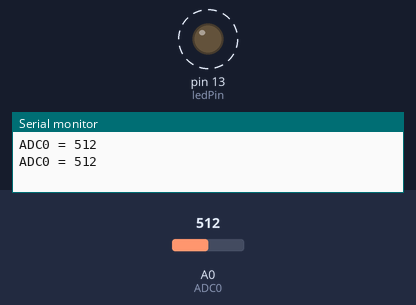
Bench run of a sketch on a simulated Arduino Uno, built with avr-gcc and run on an emulated ATmega328P. Parts: output pins drawn as LEDs (lit = HIGH), the last lines printed to the serial monitor. Dashed ring = blinking. Inputs (shaded band) come from the test bench; at power-on: A0 (ADC0) = 512.

Above: at 1.8 s.
1.9 s: A0 (ADC0) set to 306
At 2.2 s:
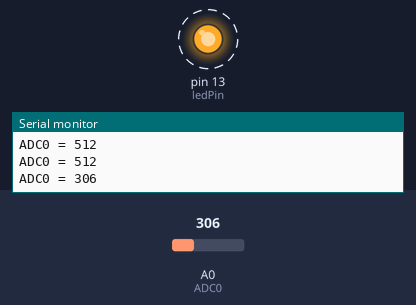
5.4 s: A0 (ADC0) set to 0
At 6.3 s:
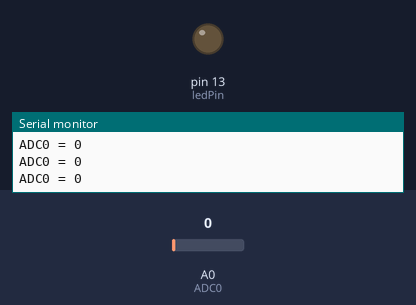
9.5 s: A0 (ADC0) set to 122
At 9.82 s:
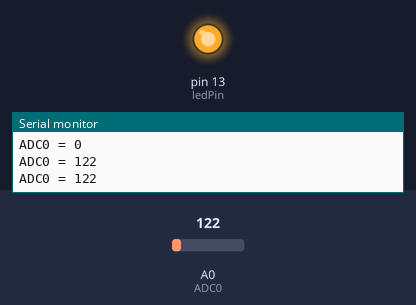
Timing chart, 0 to 19.0 s (numbered marks = the images above; inputs shaded):
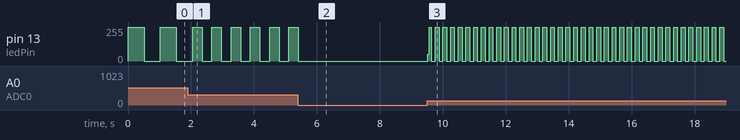

Measured:
- after the input at 1.9 s, pin 13 (ledPin): alternates 255/255 for 0.31 s and 0/255 for 0.31 s, starting after 0.46 s
- after the input at 5.4 s, pin 13 (ledPin): goes on until 5.4 s, then stays 0/255
- after the input at 9.5 s, pin 13 (ledPin): 0/255 → 50/255 at once, then moves between 0/255 and 255/255, repeating every 0.24 s
- by itself, pin 13 (ledPin): alternates 255/255 for 0.51 s and 0/255 for 0.51 s

The sketch:

adventuresInADC.ino
```cpp
//ADC
// With a potentiometer/trimmer attached to ADC0 will adjust the duration of blinks according to measured resistance

int ADC0 = 0;
int value;
int ledPin = 13;

void setup(){
  Serial.begin(9600);
  pinMode(ledPin, OUTPUT);
}

void loop(){
  value = analogRead(ADC0);
  Serial.print("ADC0 = ");
  Serial.println(value);

  blinkOnce(ledPin, value);
}


void blinkOnce(int pin, int delayLength){
  digitalWrite(pin, HIGH);
  delay(delayLength);
  digitalWrite(pin, LOW);
  delay(delayLength);
}
```
